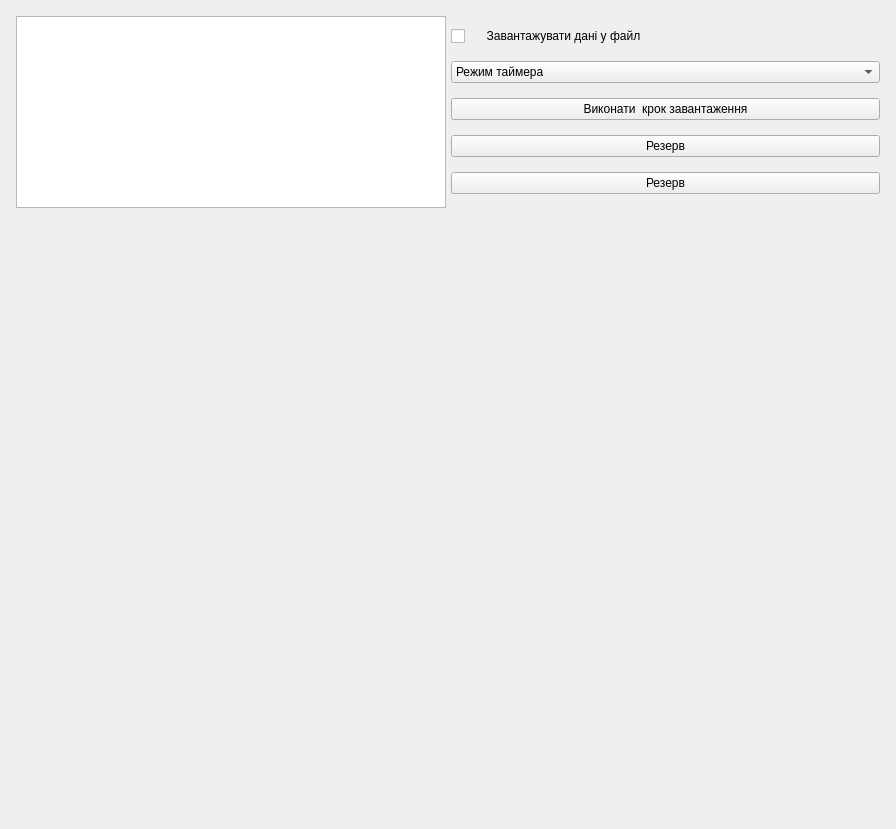
<?xml version="1.0" encoding="UTF-8"?>
<ui version="4.0">
 <class>Form</class>
 <widget class="QWidget" name="Form">
  <property name="geometry">
   <rect>
    <x>0</x>
    <y>0</y>
    <width>896</width>
    <height>829</height>
   </rect>
  </property>
  <property name="windowTitle">
   <string>Параметри та графіки часового спектру</string>
  </property>
  <layout class="QGridLayout" name="gridLayout_2">
   <item row="0" column="0">
    <layout class="QGridLayout" name="gridLayout">
     <property name="leftMargin">
      <number>5</number>
     </property>
     <property name="topMargin">
      <number>5</number>
     </property>
     <property name="rightMargin">
      <number>5</number>
     </property>
     <property name="bottomMargin">
      <number>5</number>
     </property>
     <property name="spacing">
      <number>5</number>
     </property>
     <item row="1" column="0">
      <layout class="QHBoxLayout" name="horizontalLayout_3">
       <item>
        <layout class="QGridLayout" name="gridLayout_4" rowstretch="0" columnstretch="0,0">
         <property name="sizeConstraint">
          <enum>QLayout::SetMaximumSize</enum>
         </property>
         <property name="leftMargin">
          <number>5</number>
         </property>
         <property name="topMargin">
          <number>5</number>
         </property>
         <property name="rightMargin">
          <number>5</number>
         </property>
         <property name="bottomMargin">
          <number>5</number>
         </property>
         <property name="spacing">
          <number>5</number>
         </property>
         <item row="0" column="1">
          <widget class="QWidget" name="widget_Diff_Spectre" native="true">
           <property name="sizePolicy">
            <sizepolicy hsizetype="Preferred" vsizetype="Expanding">
             <horstretch>0</horstretch>
             <verstretch>0</verstretch>
            </sizepolicy>
           </property>
          </widget>
         </item>
         <item row="0" column="0">
          <widget class="QWidget" name="widget_Spectre" native="true">
           <property name="sizePolicy">
            <sizepolicy hsizetype="Preferred" vsizetype="Expanding">
             <horstretch>0</horstretch>
             <verstretch>0</verstretch>
            </sizepolicy>
           </property>
          </widget>
         </item>
        </layout>
       </item>
      </layout>
     </item>
     <item row="2" column="0">
      <layout class="QHBoxLayout" name="horizontalLayout">
       <item>
        <layout class="QGridLayout" name="gridLayout_5">
         <item row="0" column="0">
          <spacer name="verticalSpacer">
           <property name="orientation">
            <enum>Qt::Vertical</enum>
           </property>
           <property name="sizeType">
            <enum>QSizePolicy::Minimum</enum>
           </property>
           <property name="sizeHint" stdset="0">
            <size>
             <width>20</width>
             <height>40</height>
            </size>
           </property>
          </spacer>
         </item>
        </layout>
       </item>
      </layout>
     </item>
     <item row="0" column="0">
      <layout class="QHBoxLayout" name="horizontalLayout_4">
       <property name="sizeConstraint">
        <enum>QLayout::SetMaximumSize</enum>
       </property>
       <item>
        <layout class="QGridLayout" name="gridLayout_3">
         <property name="sizeConstraint">
          <enum>QLayout::SetMaximumSize</enum>
         </property>
         <item row="0" column="0" rowspan="2">
          <widget class="QTextEdit" name="textEdit_spectre">
           <property name="sizePolicy">
            <sizepolicy hsizetype="Expanding" vsizetype="Expanding">
             <horstretch>0</horstretch>
             <verstretch>0</verstretch>
            </sizepolicy>
           </property>
           <property name="maximumSize">
            <size>
             <width>16777215</width>
             <height>16777215</height>
            </size>
           </property>
          </widget>
         </item>
         <item row="0" column="1" rowspan="2">
          <layout class="QVBoxLayout" name="verticalLayout">
           <item>
            <widget class="QCheckBox" name="checkBox">
             <property name="text">
              <string>     Завантажувати дані у файл</string>
             </property>
            </widget>
           </item>
           <item>
            <widget class="QComboBox" name="comboBox">
             <property name="sizePolicy">
              <sizepolicy hsizetype="Expanding" vsizetype="Fixed">
               <horstretch>0</horstretch>
               <verstretch>0</verstretch>
              </sizepolicy>
             </property>
             <item>
              <property name="text">
               <string>Режим таймера</string>
              </property>
             </item>
             <item>
              <property name="text">
               <string>Покроковий режим</string>
              </property>
             </item>
             <item>
              <property name="text">
               <string>Повне завантаження</string>
              </property>
             </item>
            </widget>
           </item>
           <item>
            <widget class="QPushButton" name="pushButton">
             <property name="sizePolicy">
              <sizepolicy hsizetype="Expanding" vsizetype="Fixed">
               <horstretch>0</horstretch>
               <verstretch>0</verstretch>
              </sizepolicy>
             </property>
             <property name="text">
              <string>Виконати  крок завантаження</string>
             </property>
            </widget>
           </item>
           <item>
            <widget class="QPushButton" name="pushButton_3">
             <property name="sizePolicy">
              <sizepolicy hsizetype="Expanding" vsizetype="Fixed">
               <horstretch>0</horstretch>
               <verstretch>0</verstretch>
              </sizepolicy>
             </property>
             <property name="text">
              <string>Резерв</string>
             </property>
            </widget>
           </item>
           <item>
            <widget class="QPushButton" name="pushButton_4">
             <property name="sizePolicy">
              <sizepolicy hsizetype="Expanding" vsizetype="Fixed">
               <horstretch>0</horstretch>
               <verstretch>0</verstretch>
              </sizepolicy>
             </property>
             <property name="text">
              <string>Резерв</string>
             </property>
            </widget>
           </item>
          </layout>
         </item>
        </layout>
       </item>
      </layout>
     </item>
    </layout>
   </item>
  </layout>
 </widget>
 <resources/>
 <connections/>
</ui>
